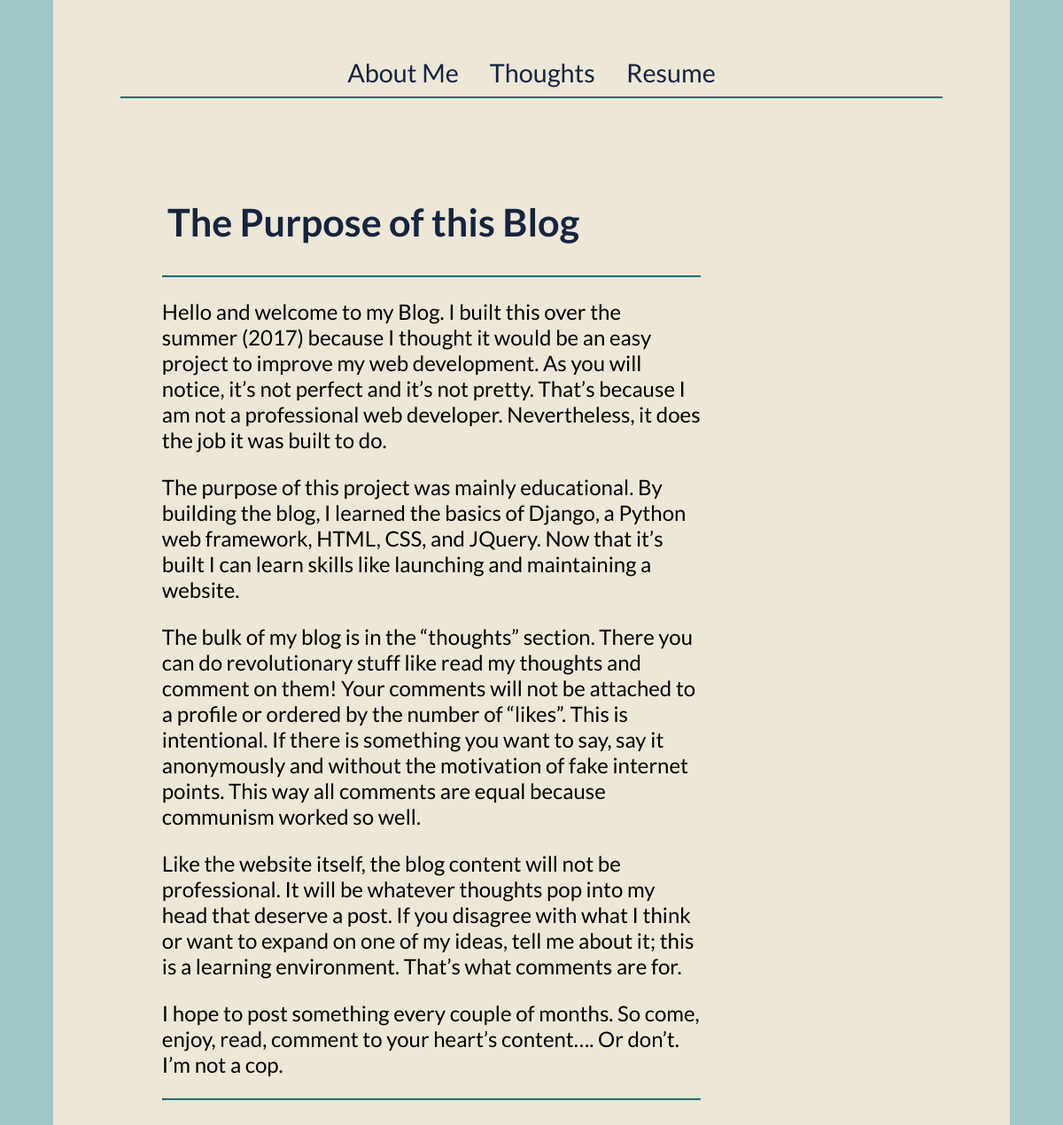
The page / on the database its author committed.
### posts/models.py (models this page shows, shortened)
class News(models.Model):
    text = models.TextField()
    date = models.DateField(auto_now_add=True)
    title = models.CharField(max_length=100)

### posts/views.py (the view)
# urls.py: 2. Add a URL to urlpatterns:  url(r'^$', views.home, name='home')
def home(request):
    try:
        news = News.objects.all()[0]
    except IndexError:
        return render(request, 'base.html', {'title': "Home",})
    return render(request, 'home.html', {'title': "Home", 'news': news})

### posts/templates/home.html
{% extends 'base.html' %}
{% block style %}<link rel="stylesheet" type="text/css" href="/static/css/home.css"></link>{% endblock %}
{% block body %}
<div id="left">
  <h1>{{ news.title }}</h1>
  <hr>
  <p>{{ news.text|linebreaks|escape}}</p>
  <hr>
</div>
{% endblock %}

### static/css/base.css (style rules this page uses)
body { padding: 0px; margin: 0px; background-color: rgb(160, 200, 200); }
hr { border-color: rgb(0,153,153); margin-top: 0; }

### static/css/home.css (style rules this page uses)
#left { width: 68.5%; margin: 3%; float: left; }
#left h1 { padding: 1%; color: rgb(22,36,62); font-size: 3.6vmin; }
#left p { font-size: 2vmin; }

### rows shown on the page
News: title "The Purpose of this Blog", text "Hello and welcome to my Blog. I built this over the summer (2017) because I thought it would be an easy project to improve my web development. As you will notice, it’s not perfect and it’s not pretty. That’s because I am not a professional web developer. Nevertheless, it does the job it was built to do. The purpose of this project was mainly educational. By building the blog, I learned the basics of Django, a Python web framework, HTML, CSS, and JQuery. Now that it’s built I can learn skills like launching and maintaining a website. The bulk of my blog is in the “thoughts” section. There you can do revolutionary stuff like read my thoughts and comment on them! Your comments will not be…"
